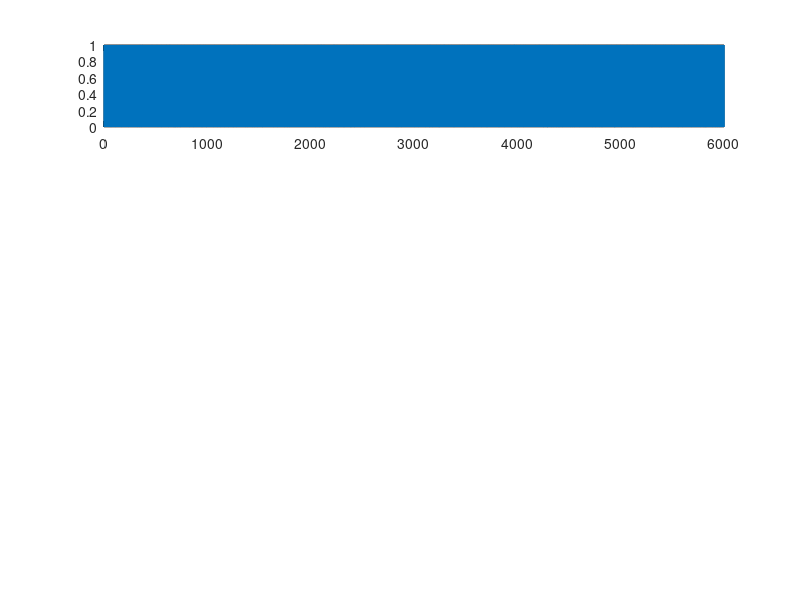

This figure's MATLAB source: (Note: this script raises an error after producing the figure.)
clear
clc

% Parametre
alfa = 0.95;
beta = 0.95;
sample_size = 6;
pocet_generovanych = 6000;
stav = 1;
avg_lambda = 1;

counter_one = 0;
counter_zero = 0;

% generovanie sekvencie bitov
for i=1:pocet_generovanych
    if stav == 1
        data(i) = 1;
        counter_one = counter_one + 1;

        pravd = 1.*rand();
        if pravd >= (1 - alfa)
            stav = 0;
        end
    else
        data(i) = 0;
        counter_zero = counter_zero + 1;

        pravd = 1.*rand();
        if pravd >= (1-beta)
            stav = 1;
        end
    end
end

% samplovanie dat
sampled_data = zeros(1,pocet_generovanych/sample_size);

pom_sum = sum(data(1:sample_size));
sampled_data(1) = pom_sum;

for i=1:(pocet_generovanych/sample_size)-1
    pom_sum = sum(data((i*sample_size)+1:(i*sample_size)+sample_size));
    sampled_data(i+1) = pom_sum;
end

% simulacia lidleyho buffru
pi1 = beta/(alfa + beta);
avg_intenzita = pi1 * sample_size;

c = avg_lambda * avg_intenzita; % kapacita
T = pocet_generovanych/sample_size; % čas

% Inicializacia buffra
q = zeros(1, T+1);
q(1) = 0;

% Simulacia buffra
for t=1:T
    q(t+1) = max(q(t) + sampled_data(t) - c, 0);
end

% Overenie ON/OFF generátora
xd = counter_one/pocet_generovanych;
fprintf("KONTROLA GENERATORA\n");
fprintf("N1/pocet generovanych = π1\n");
fprintf("         %d = %d\n",xd,pi1);

% Výstupy
subplot(4,1,1)
plot(data);
title("ON/OFF Generátor pre " + pocet_generovanych + " bitov, kde sample size = "+sample_size+", α = "+alfa+" a β = "+beta);
xlabel('Počet bitov');
ylabel('1/0');

subplot(4,1,2)
plot(sampled_data)
title("Navzorkované dáta");
xlabel('Počet navzorkovaných dát');
ylabel('Počet jednotiek vo vzorkách');

subplot(4,1,3)
plot(q);
xlim([0 pocet_generovanych/sample_size]);
title("Lindley buffer simulácia, kde c = "+c);
xlabel('Čas');
ylabel('Počet paketov v queue');

subplot(4,1,4)
histogram(q, 'Normalization', 'probability');
title('Histogram Lindleyho buffra');
xlabel('Počet paketov v queue');
ylabel('Pravdepodobnosti');
